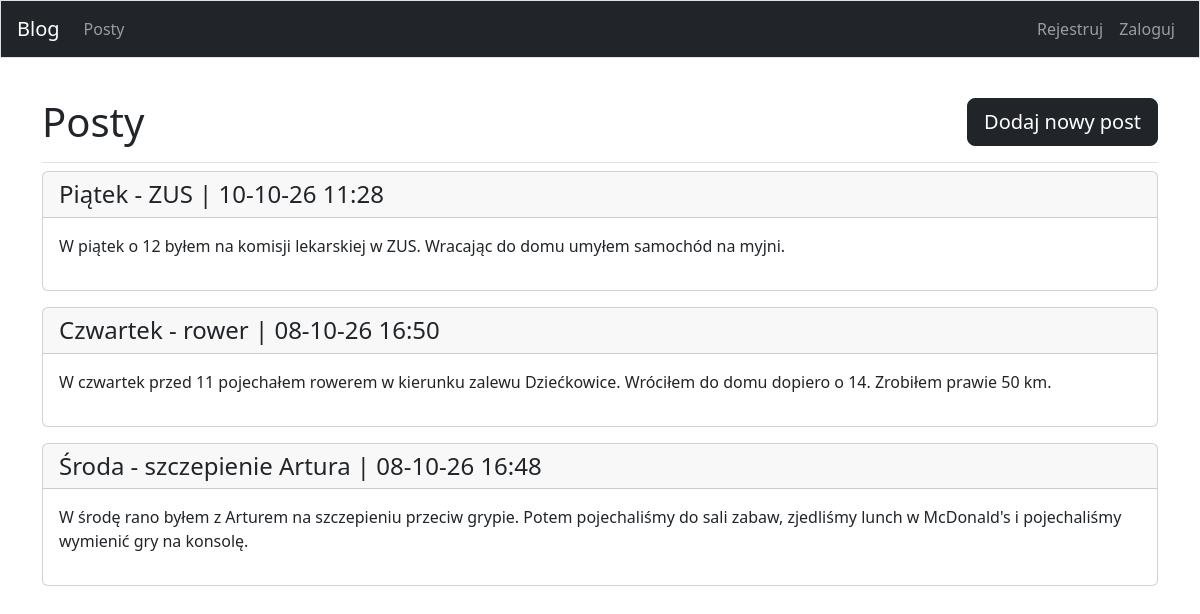
/posts/, run on an earlier commit of the app's database.
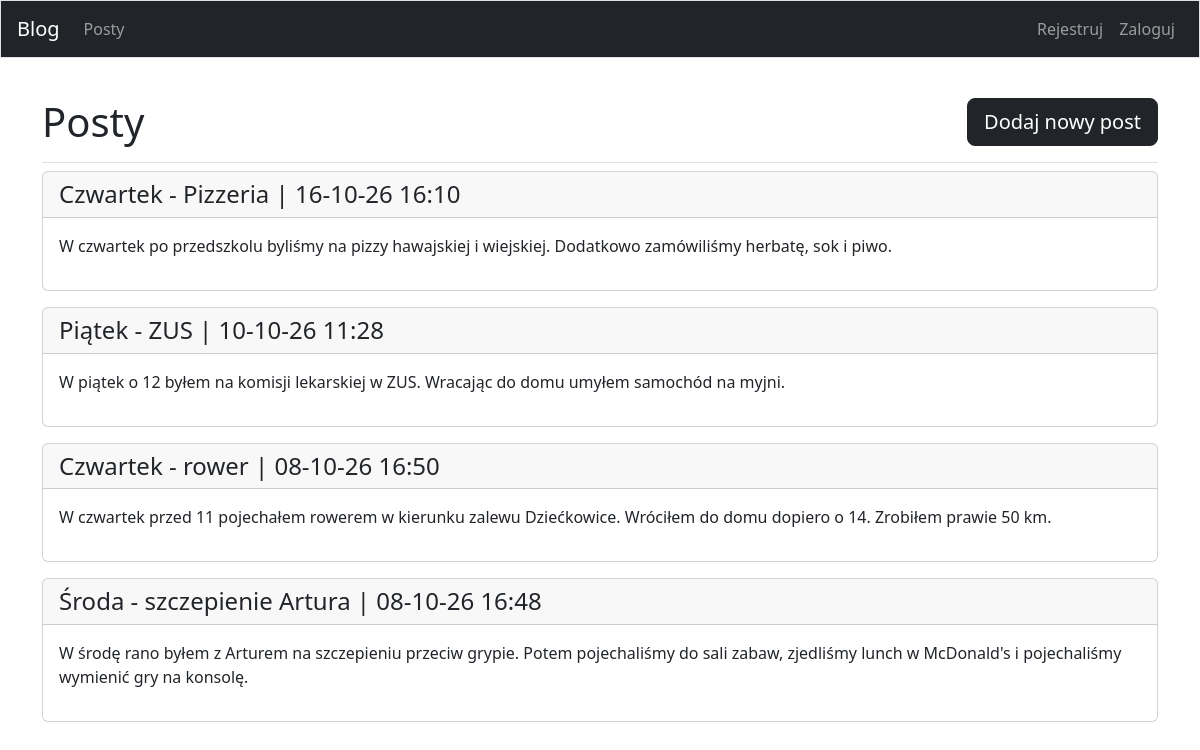
And on a later commit of the database.
### blogs/models.py (models this page shows, shortened)
class BlogPost(models.Model):
    title = models.CharField(max_length=200)
    text = models.TextField()
    date_added = models.DateTimeField(auto_now_add=True)
    owner = models.ForeignKey(User, on_delete=models.CASCADE)

### blogs/views.py (the view)
# urls.py: path('posts/', views.posts, name='posts'),
def posts(request):
    posts = BlogPost.objects.order_by('-date_added')
    context = {'posts': posts}
    return render(request, 'blogs/posts.html', context)

### blogs/templates/blogs/posts.html (shortened to what this page needs)
{% extends "blogs/base.html" %}
{% block page_header %}
  <h1 class="d-flex justify-content-between align-items-center mt-auto pt-3">
    Posty
    <a href="{% url 'blogs:new_post' %}" class="btn btn-lg btn-dark">Dodaj nowy post</a>
  </h1>
{% endblock page_header %}
{% block content %}
  {% for post in posts %}
    <div class="card mb-3">
      <h4 class="card-header">
        {{ post.title }} | {{ post.date_added|date:'d-m-y H:i' }}
      </h4>
      <div class="card-body d-flex flex-column">
        <div class="card-text fw-normal fs-6">{{ post.text|linebreaks }}</div>
        </div>
    </div>
  {% empty %}
    Nie został jeszcze dodany żaden post.
  {% endfor %}
{% endblock content %}

What changed in the data, as far as the page shows it:
added BlogPost: title "Czwartek - Pizzeria", date_added "16-10-26 16:10", text "W czwartek po przedszkolu byliśmy na pizzy hawajskiej i wiejskiej. Dodatkowo zamówiliśmy herbatę, sok i piwo."
